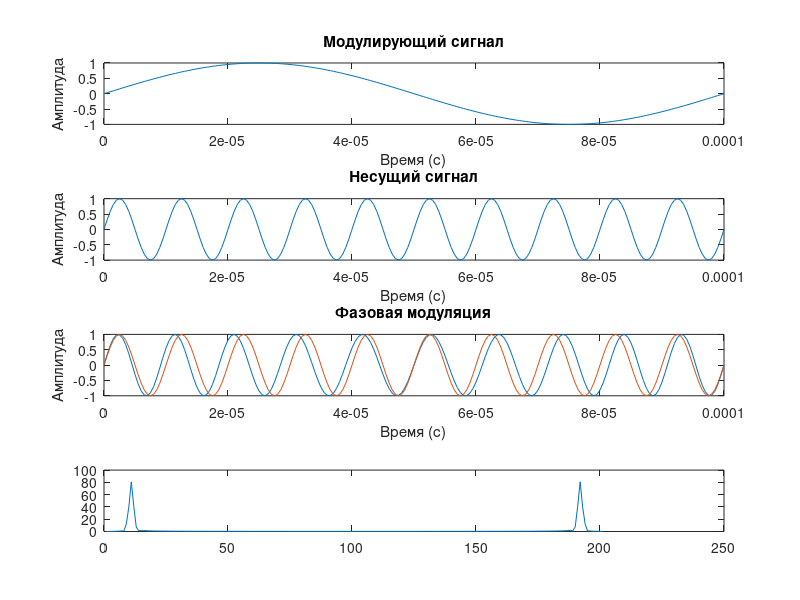

The MATLAB script that drew this image:
Fs = 2000000; % Частота дискретизации
t = 0:1/Fs:200/Fs; % Временной вектор
fc = 100000; % Несущая частота
fm = 10000; % Частота модуляции
Am = 1; % Амплитуда модуляционного сигнала

m = Am*sin(2*pi*fm*t);

c = sin(2*pi*fc*t);

kf = 1; % Коэффициент модуляции
s = sin(2*pi*fc*t + kf*m);

subplot(4,1,1);
plot(t,m);
title('Модулирующий сигнал');
xlabel('Время (с)');
ylabel('Амплитуда');

subplot(4,1,2);
plot(t,c);
title('Несущий сигнал');
xlabel('Время (с)');
ylabel('Амплитуда');

subplot(4,1,3);
plot(t,s,t,c);
title('Фазовая модуляция');
xlabel('Время (с)');
ylabel('Амплитуда');

M = fft(s);
subplot(4,1,4)
plot(abs(M))